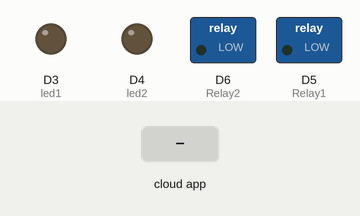
The sketch below on a simulated ESP8266 (NodeMCU). Parts: switched loads named in the sketch (green lamp = pin HIGH), output pins drawn as LEDs (lit = HIGH). The test bench sets the inputs (shaded band). WiFi joins after 1.5 s; servers stay silent unless stated; EEPROM starts erased; no MQTT or app messages arrive unless stated; what the sketch prints to the serial monitor is not drawn.

Above: at 2.7 s.
2.8 s: the phone or cloud app sets light to 0
At 3.9 s:
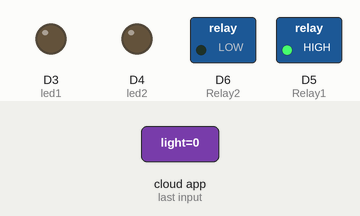
4.3 s: the phone or cloud app sets fan to 0
At 4.9 s:
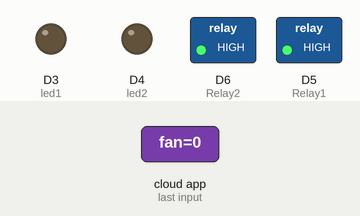
5.8 s: the phone or cloud app sets light to 1
At 7.0 s:
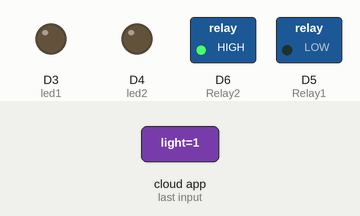
7.3 s: the phone or cloud app sets fan to 1
At 8.3 s:
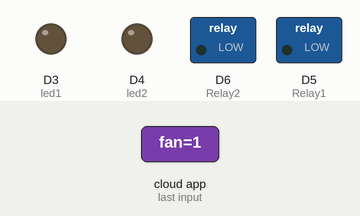
Timing chart, 0 to 9.8 s (numbered marks = the images above; inputs shaded):
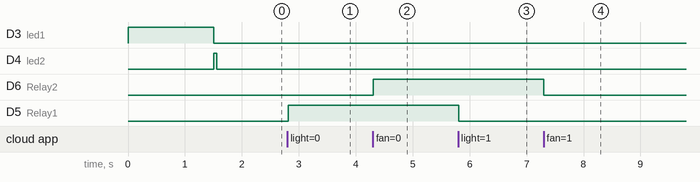

Measured:
- after the input at 2.8 s, D5 (Relay1): LOW → HIGH at once
- after the input at 4.3 s, D6 (Relay2): LOW → HIGH at once
- after the input at 5.8 s, D5 (Relay1): HIGH → LOW at once
- after the input at 7.3 s, D6 (Relay2): HIGH → LOW at once

The sketch:

GoogleAssitance_Automation.ino
```cpp
#include <Adafruit_MQTT.h>
#include <Adafruit_MQTT_Client.h>

#include <EEPROM.h>

#include <ESP8266WiFi.h>

#define led1              D3
#define led2              D4

#define Relay1            D5
#define Relay2            D6

#define WLAN_SSID       "Kuluk hae hae"             // Your SSID
#define WLAN_PASS       "subemeganti"        // Your password

/************************* Adafruit.io Setup *********************************/

#define AIO_SERVER      "io.adafruit.com"
#define AIO_SERVERPORT  1883                   // use 8883 for SSL
#define AIO_USERNAME    "aditya_darma"            // Replace it with your username
#define AIO_KEY         "82eb861ee9fb40dc980ec42a0aae5ac0"   // Replace with your Project Auth Key

/************ Global State (you don't need to change this!) ******************/

// Create an ESP8266 WiFiClient class to connect to the MQTT server.
WiFiClient client;
// or... use WiFiFlientSecure for SSL
//WiFiClientSecure client;

// Setup the MQTT client class by passing in the WiFi client and MQTT server and login details.
Adafruit_MQTT_Client mqtt(&client, AIO_SERVER, AIO_SERVERPORT, AIO_USERNAME, AIO_KEY);

/****************************** Feeds ***************************************/


// Setup a feed called 'onoff' for subscribing to changes.
Adafruit_MQTT_Subscribe Light = Adafruit_MQTT_Subscribe(&mqtt, AIO_USERNAME"/feeds/light"); // FeedName
Adafruit_MQTT_Subscribe Fan = Adafruit_MQTT_Subscribe(&mqtt, AIO_USERNAME "/feeds/fan");

void lastState(){
  Serial.println();

  Serial.print("Relay 1 :");
  Serial.print(EEPROM.read(0));
  Serial.println();

  Serial.print("Relay 2 :");
  Serial.print(EEPROM.read(1));
  Serial.println();

  if(EEPROM.read(0) == 1){
    digitalWrite(Relay1,HIGH);
  }else{
    digitalWrite(Relay1,LOW);
  }

  if(EEPROM.read(1) == 1){
    digitalWrite(Relay2,HIGH);
  }else{
    digitalWrite(Relay2,LOW);
  }
}

void setup() {
  Serial.begin(9600);
  EEPROM.begin(512);

  pinMode(Relay1, OUTPUT);
  pinMode(Relay2, OUTPUT);

  pinMode(led1,OUTPUT);
  pinMode(led2,OUTPUT);

  lastState();

  // Connect to WiFi access point.
  Serial.println();
  digitalWrite(led1,HIGH);
  Serial.print("Connecting to Wifi... ");
  Serial.println(WLAN_SSID);

  WiFi.begin(WLAN_SSID, WLAN_PASS);
  while (WiFi.status() != WL_CONNECTED) {
    delay(500);
    Serial.print(".");
  }
  Serial.println();

  Serial.println("WiFi connected");
  digitalWrite(led1,LOW);


  // Setup MQTT subscription for onoff feed.
  mqtt.subscribe(&Light);
  mqtt.subscribe(&Fan);
}

void loop() {

  MQTT_connect();

  Adafruit_MQTT_Subscribe *subscription;

  while ((subscription = mqtt.readSubscription(20000))) {
    if (subscription == &Light) {
      Serial.print("Light > ");
      Serial.print(F("Got: "));
      Serial.println((char *)Light.lastread);
      byte Light_State = atoi((char *)Light.lastread);
      digitalWrite(Relay1, !Light_State);
      EEPROM.write(0, Light_State);
      EEPROM.commit();
      //Serial.println(EEPROM.read(0));
      //Serial.println(Light_State);
    }
    if (subscription == &Fan) {
      Serial.print("Fan > ");
      Serial.print(F("Got: "));
      Serial.println((char *)Fan.lastread);
      byte Fan_State = atoi((char *)Fan.lastread);
      digitalWrite(Relay2, !Fan_State);
      EEPROM.write(1, Fan_State);
      EEPROM.commit();
      //Serial.println(EEPROM.read(1));
      //Serial.println(Light2_State);
    }
  }

}

void MQTT_connect() {
  int8_t ret;

  // Stop if already connected.
  if (mqtt.connected()) {
    //Serial.println("Connected");
    return;
  }

  digitalWrite(led2,HIGH);
  Serial.print("Connecting to MQTT... ");

  uint8_t retries = 3;
  while ((ret = mqtt.connect()) != 0) { // connect will return 0 for connected
    Serial.println(mqtt.connectErrorString(ret));
    Serial.println("Retrying MQTT connection in 5 seconds...");
    mqtt.disconnect();
    delay(5000);  // wait 5 seconds
    retries--;
    if (retries == 0)
       {
         // basically die and wait for WDT to reset me
         while (1);
       }
  }
  Serial.println("MQTT Connected!");
  digitalWrite(led2,LOW);
}
```
